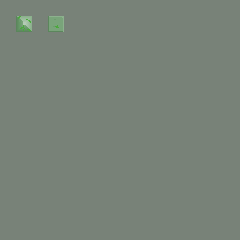

A 2D game scene composited from a Tiled map and its tileset images. What follows is a short description and the map's XML, with each tile layer's data collapsed to a summary:
An orthogonal 15x15 tile map with 16x16 px tiles, 13 tile layers (regions, input_solid, input_solid, input_solid, ...).

<map version="1.0" orientation="orthogonal" renderorder="right-down" width="15" height="15" tilewidth="16" tileheight="16" backgroundcolor="#788278">
 <tileset firstgid="1" name="tiles_alpha" tilewidth="16" tileheight="16">
  <image source="../../images/tiles_alpha.png" width="256" height="512" />
 </tileset>
 <layer name="regions" width="15" height="15">
  <data>[225 cells, 2 non-empty, 1 distinct tile ids]</data>
 </layer>
 <layer name="input_solid" width="15" height="15">
  <data>[225 cells, 1 non-empty, 1 distinct tile ids]</data>
 </layer>
 <layer name="input_solid" width="15" height="15">
  <data>[225 cells, 1 non-empty, 1 distinct tile ids]</data>
 </layer>
 <layer name="input_solid" width="15" height="15">
  <data>[225 cells, 2 non-empty, 2 distinct tile ids]</data>
 </layer>
 <layer name="input_solid" width="15" height="15">
  <data>[225 cells, 2 non-empty, 2 distinct tile ids]</data>
 </layer>
 <layer name="input_solid" width="15" height="15">
  <data>[225 cells, 2 non-empty, 2 distinct tile ids]</data>
 </layer>
 <layer name="input_solid" width="15" height="15">
  <data>[225 cells, 2 non-empty, 2 distinct tile ids]</data>
 </layer>
 <layer name="output6_solid" width="15" height="15">
  <data>[225 cells, 1 non-empty, 1 distinct tile ids]</data>
 </layer>
 <layer name="output5_solid" width="15" height="15">
  <data>[225 cells, 1 non-empty, 1 distinct tile ids]</data>
 </layer>
 <layer name="output4_solid" width="15" height="15">
  <data>[225 cells, 2 non-empty, 2 distinct tile ids]</data>
 </layer>
 <layer name="output3_solid" width="15" height="15">
  <data>[225 cells, 2 non-empty, 2 distinct tile ids]</data>
 </layer>
 <layer name="output2_solid" width="15" height="15">
  <data>[225 cells, 2 non-empty, 2 distinct tile ids]</data>
 </layer>
 <layer name="output1_solid" width="15" height="15">
  <data>[225 cells, 2 non-empty, 2 distinct tile ids]</data>
 </layer>
</map>
